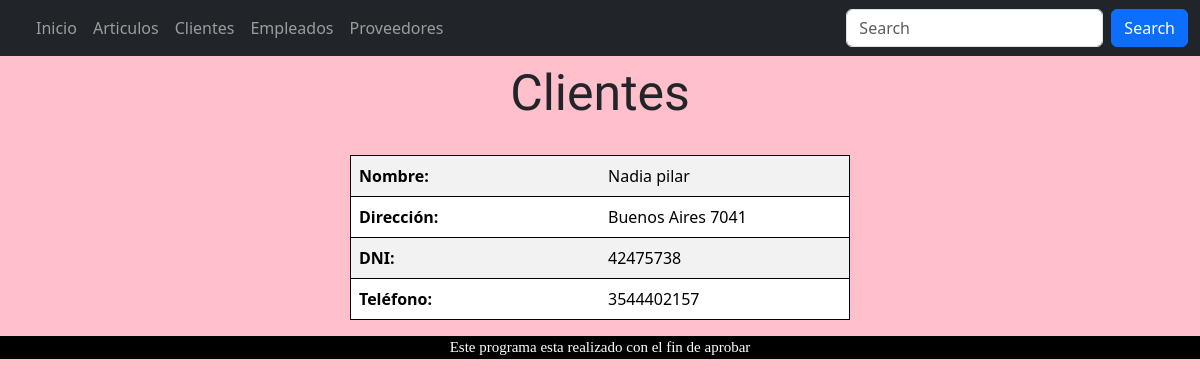
The app's page /clientes/2/, older data.
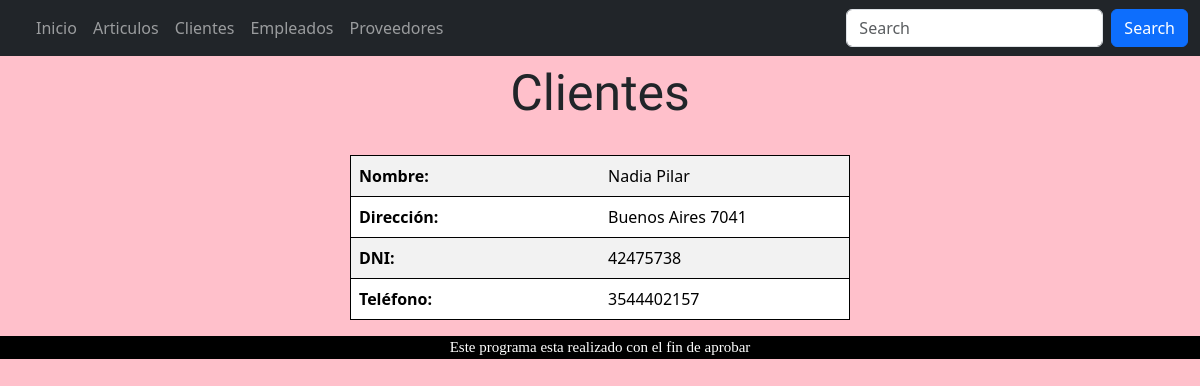
The same page, newer data.
### appRieVictoria/models.py (models this page shows, shortened)
class Clientes (models.Model):
    nombre = models.CharField(max_length=100, help_text= 'Nombre del cliente')
    direccion = models.CharField(max_length=100, help_text='Direccion del proveedor')
    DNI = models.PositiveBigIntegerField(help_text='Dni del cliente')
    telefono = models.PositiveBigIntegerField(help_text='Telefono del cliente')
    empleados = models.ManyToManyField("Empleados" ,related_name='clientes_relacionados', through="Ventas")

### appRieVictoria/views.py (the view)
def clientes(request,pk):
    cli =Clientes.objects.get(id=pk)
    context =  {'cli' : cli}
    return render(request, 'clientes.html', context)

### proyectoRieVictoria/templates/clientes.html (shortened to what this page needs)
{% extends "base.html" %}
{% block content %}
<div class="subtituloInicio">
    <p >Clientes</p>
</div>
<div class="contenedorTabla">
    <div class="col-5">
<div>
    <table class="table tablaBorde table-condensed table-striped">
        <tr>
            <td>Nombre: </td>
            <td>{{cli.nombre}}</td>
        </tr>
        <tr>
            <td>Dirección: </td>
            <td> {{cli.direccion}}</td>
        </tr>
        <tr>
            <td>DNI: </td>
            <td>{{cli.DNI}}</td>
        </tr>
        <tr>
            <td>Teléfono: </td>
            <td>{{cli.telefono}}</td>
        </tr>
    </table>
</div>
</div>
</div>
{% endblock %}

Row changes from the older to the newer data that the page shows:
changed Clientes "Buenos Aires 7041": nombre "Nadia pilar" → "Nadia Pilar"
